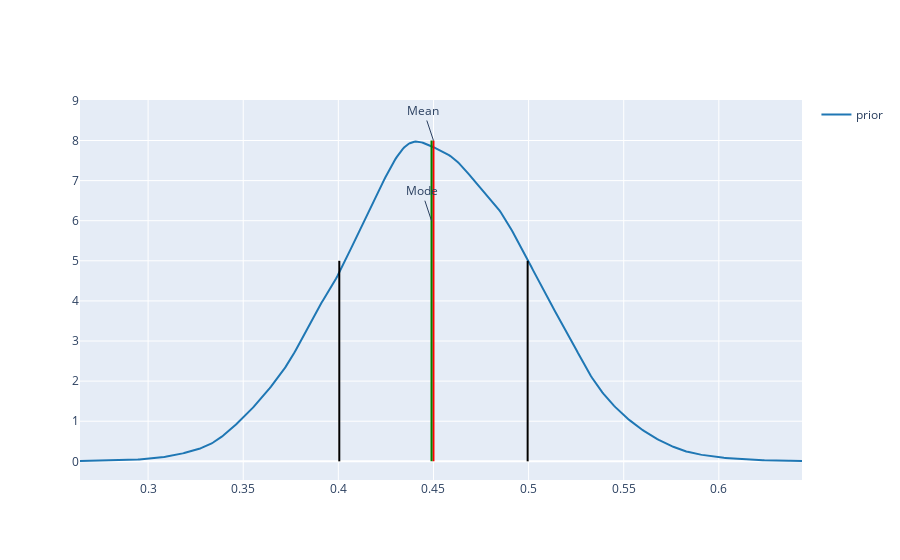

The cell this chart's notebook holds for it:
### Code cell
fig = go.Figure(go.Scatter(ff.create_distplot([prior], ['prior'], show_hist=False, show_rug=False)['data'][0]))

# Add Mean
fig.add_annotation(text="Mean", x=prior_mean, y=8, showarrow=True)
fig.add_shape(type="line", x0=prior_mean, y0=0, x1=prior_mean, y1=8, line={'color':"Red",'width':2})

# Add Median
fig.add_annotation(text="Mode", x=prior_mode, y=6, showarrow=True)
fig.add_shape(type="line", x0=prior_mode, y0=0, x1=prior_mode, y1=8, line={'color':"Green",'width':2})

# Add single std to both sides
fig.add_shape(type="line", x0=prior_mean - prior_std, y0=0, x1=prior_mean - prior_std, y1=5, line={'color':"Black",'width':2})
fig.add_shape(type="line", x0=prior_mean + prior_std, y0=0, x1=prior_mean + prior_std, y1=5, line={'color':"Black",'width':2})


fig

### Figure 1 — Plotly figure (JSON) as saved in the notebook; plotly's stock layout.template omitted (floating-point values rounded to 4 significant figures; data arrays with more than 128 entries replaced by an {"elided": "..."} marker saying what was removed)
{"data": [{"legendgroup": "prior", "marker": {"color": "rgb(31, 119, 180)"}, "mode": "lines", "name": "prior", "showlegend": true, "type": "scatter", "x": {"elided": "500 float values"}, "xaxis": "x", "y": {"elided": "500 float values"}, "yaxis": "y"}], "layout": {"annotations": [{"showarrow": true, "text": "Mean", "x": 0.45, "y": 8}, {"showarrow": true, "text": "Mode", "x": 0.449, "y": 6}], "shapes": [{"line": {"color": "Red", "width": 2}, "type": "line", "x0": 0.45, "x1": 0.45, "y0": 0, "y1": 8}, {"line": {"color": "Green", "width": 2}, "type": "line", "x0": 0.449, "x1": 0.449, "y0": 0, "y1": 8}, {"line": {"color": "Black", "width": 2}, "type": "line", "x0": 0.4005, "x1": 0.4005, "y0": 0, "y1": 5}, {"line": {"color": "Black", "width": 2}, "type": "line", "x0": 0.4995, "x1": 0.4995, "y0": 0, "y1": 5}]}}
